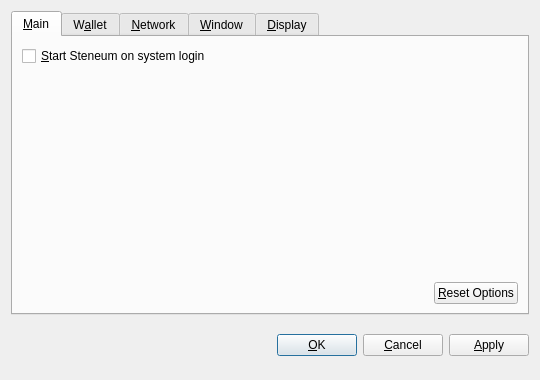
<?xml version="1.0" encoding="UTF-8"?>
<ui version="4.0">
 <class>OptionsDialog</class>
 <widget class="QDialog" name="OptionsDialog">
  <property name="geometry">
   <rect>
    <x>0</x>
    <y>0</y>
    <width>540</width>
    <height>380</height>
   </rect>
  </property>
  <property name="windowTitle">
   <string>Options</string>
  </property>
  <property name="modal">
   <bool>true</bool>
  </property>
  <layout class="QVBoxLayout" name="verticalLayout">
   <item>
    <widget class="QTabWidget" name="tabWidget">
     <property name="tabPosition">
      <enum>QTabWidget::North</enum>
     </property>
     <property name="currentIndex">
      <number>0</number>
     </property>
     <widget class="QWidget" name="tabMain">
      <attribute name="title">
       <string>&amp;Main</string>
      </attribute>
      <layout class="QVBoxLayout" name="verticalLayout_Main">
       <item>
        <widget class="QCheckBox" name="bitcoinAtStartup">
         <property name="toolTip">
          <string>Automatically start Steneum after logging in to the system.</string>
         </property>
         <property name="text">
          <string>&amp;Start Steneum on system login</string>
         </property>
        </widget>
       </item>
       <item>
        <spacer name="verticalSpacer_Main">
         <property name="orientation">
          <enum>Qt::Vertical</enum>
         </property>
         <property name="sizeHint" stdset="0">
          <size>
           <width>20</width>
           <height>40</height>
          </size>
         </property>
        </spacer>
       </item>
       <item>
        <layout class="QHBoxLayout" name="horizontalLayout_2_Main">
         <item>
          <spacer name="horizontalSpacer_2_Main">
           <property name="orientation">
            <enum>Qt::Horizontal</enum>
           </property>
           <property name="sizeHint" stdset="0">
            <size>
             <width>40</width>
             <height>20</height>
            </size>
           </property>
          </spacer>
         </item>
         <item>
          <widget class="QPushButton" name="resetButton">
           <property name="toolTip">
            <string>Reset all client options to default.</string>
           </property>
           <property name="text">
            <string>&amp;Reset Options</string>
           </property>
           <property name="autoDefault">
            <bool>false</bool>
           </property>
          </widget>
         </item>
        </layout>
       </item>
      </layout>
     </widget>
     <widget class="QWidget" name="tabWallet">
      <attribute name="title">
       <string>W&amp;allet</string>
      </attribute>
      <layout class="QVBoxLayout" name="verticalLayout_Network">
       <item>
        <widget class="QLabel" name="transactionFeeInfoLabel">
         <property name="text">
          <string>Optional transaction fee per kB that helps make sure your transactions are processed quickly. Most transactions are 1 kB.</string>
         </property>
         <property name="textFormat">
          <enum>Qt::PlainText</enum>
         </property>
         <property name="wordWrap">
          <bool>true</bool>
         </property>
        </widget>
       </item>
       <item>
        <layout class="QHBoxLayout" name="horizontalLayout_1_Main">
         <item>
          <widget class="QLabel" name="transactionFeeLabel">
           <property name="text">
            <string>Pay transaction &amp;fee</string>
           </property>
           <property name="textFormat">
            <enum>Qt::PlainText</enum>
           </property>
           <property name="buddy">
            <cstring>transactionFee</cstring>
           </property>
          </widget>
         </item>
         <item>
          <widget class="BitcoinAmountField" name="transactionFee"/>
         </item>
         <item>
          <spacer name="horizontalSpacer_1_Main">
           <property name="orientation">
            <enum>Qt::Horizontal</enum>
           </property>
           <property name="sizeHint" stdset="0">
            <size>
             <width>40</width>
             <height>20</height>
            </size>
           </property>
          </spacer>
         </item>
        </layout>
       </item>
       <item>
        <widget class="QLabel" name="label">
         <property name="text">
          <string>If you disable the spending of unconfirmed change, the change from a transaction cannot be used until that transaction has at least one confirmation. This also affects how your balance is computed.</string>
         </property>
         <property name="wordWrap">
          <bool>true</bool>
         </property>
        </widget>
       </item>
       <item>
        <widget class="QCheckBox" name="spendZeroConfChange">
         <property name="text">
          <string>Spend unconfirmed change  (experts only)</string>
         </property>
        </widget>
       </item>
       <item>
        <spacer name="verticalSpacer">
         <property name="orientation">
          <enum>Qt::Vertical</enum>
         </property>
         <property name="sizeHint" stdset="0">
          <size>
           <width>20</width>
           <height>40</height>
          </size>
         </property>
        </spacer>
       </item>
      </layout>
     </widget>
     <widget class="QWidget" name="tabNetwork">
      <attribute name="title">
       <string>&amp;Network</string>
      </attribute>
      <layout class="QVBoxLayout" name="verticalLayout_Network">
       <item>
        <widget class="QCheckBox" name="mapPortUpnp">
         <property name="toolTip">
          <string>Automatically open the Steneum client port on the router. This only works when your router supports UPnP and it is enabled.</string>
         </property>
         <property name="text">
          <string>Map port using &amp;UPnP</string>
         </property>
        </widget>
       </item>
       <item>
        <widget class="QCheckBox" name="connectSocks">
         <property name="toolTip">
          <string>Connect to the Steneum network through a SOCKS proxy (e.g. when connecting through Tor).</string>
         </property>
         <property name="text">
          <string>&amp;Connect through SOCKS proxy:</string>
         </property>
        </widget>
       </item>
       <item>
        <layout class="QHBoxLayout" name="horizontalLayout_Network">
         <item>
          <widget class="QLabel" name="proxyIpLabel">
           <property name="text">
            <string>Proxy &amp;IP:</string>
           </property>
           <property name="textFormat">
            <enum>Qt::PlainText</enum>
           </property>
           <property name="buddy">
            <cstring>proxyIp</cstring>
           </property>
          </widget>
         </item>
         <item>
          <widget class="QValidatedLineEdit" name="proxyIp">
           <property name="maximumSize">
            <size>
             <width>140</width>
             <height>16777215</height>
            </size>
           </property>
           <property name="toolTip">
            <string>IP address of the proxy (e.g. 127.0.0.1)</string>
           </property>
          </widget>
         </item>
         <item>
          <widget class="QLabel" name="proxyPortLabel">
           <property name="text">
            <string>&amp;Port:</string>
           </property>
           <property name="textFormat">
            <enum>Qt::PlainText</enum>
           </property>
           <property name="buddy">
            <cstring>proxyPort</cstring>
           </property>
          </widget>
         </item>
         <item>
          <widget class="QLineEdit" name="proxyPort">
           <property name="maximumSize">
            <size>
             <width>55</width>
             <height>16777215</height>
            </size>
           </property>
           <property name="toolTip">
            <string>Port of the proxy (e.g. 9050)</string>
           </property>
          </widget>
         </item>
         <item>
          <widget class="QLabel" name="socksVersionLabel">
           <property name="text">
            <string>SOCKS &amp;Version:</string>
           </property>
           <property name="textFormat">
            <enum>Qt::PlainText</enum>
           </property>
           <property name="buddy">
            <cstring>socksVersion</cstring>
           </property>
          </widget>
         </item>
         <item>
          <widget class="QValueComboBox" name="socksVersion">
           <property name="toolTip">
            <string>SOCKS version of the proxy (e.g. 5)</string>
           </property>
          </widget>
         </item>
         <item>
          <spacer name="horizontalSpacer_Network">
           <property name="orientation">
            <enum>Qt::Horizontal</enum>
           </property>
           <property name="sizeHint" stdset="0">
            <size>
             <width>40</width>
             <height>20</height>
            </size>
           </property>
          </spacer>
         </item>
        </layout>
       </item>
       <item>
        <spacer name="verticalSpacer_Network">
         <property name="orientation">
          <enum>Qt::Vertical</enum>
         </property>
         <property name="sizeHint" stdset="0">
          <size>
           <width>20</width>
           <height>40</height>
          </size>
         </property>
        </spacer>
       </item>
      </layout>
     </widget>
     <widget class="QWidget" name="tabWindow">
      <attribute name="title">
       <string>&amp;Window</string>
      </attribute>
      <layout class="QVBoxLayout" name="verticalLayout_Window">
       <item>
        <widget class="QCheckBox" name="minimizeToTray">
         <property name="toolTip">
          <string>Show only a tray icon after minimizing the window.</string>
         </property>
         <property name="text">
          <string>&amp;Minimize to the tray instead of the taskbar</string>
         </property>
        </widget>
       </item>
       <item>
        <widget class="QCheckBox" name="minimizeOnClose">
         <property name="toolTip">
          <string>Minimize instead of exit the application when the window is closed. When this option is enabled, the application will be closed only after selecting Quit in the menu.</string>
         </property>
         <property name="text">
          <string>M&amp;inimize on close</string>
         </property>
        </widget>
       </item>
       <item>
        <spacer name="verticalSpacer_Window">
         <property name="orientation">
          <enum>Qt::Vertical</enum>
         </property>
         <property name="sizeHint" stdset="0">
          <size>
           <width>20</width>
           <height>40</height>
          </size>
         </property>
        </spacer>
       </item>
      </layout>
     </widget>
     <widget class="QWidget" name="tabDisplay">
      <attribute name="title">
       <string>&amp;Display</string>
      </attribute>
      <layout class="QVBoxLayout" name="verticalLayout_Display">
       <item>
        <layout class="QHBoxLayout" name="horizontalLayout_1_Display">
         <item>
          <widget class="QLabel" name="langLabel">
           <property name="text">
            <string>User Interface &amp;language:</string>
           </property>
           <property name="textFormat">
            <enum>Qt::PlainText</enum>
           </property>
           <property name="buddy">
            <cstring>lang</cstring>
           </property>
          </widget>
         </item>
         <item>
          <widget class="QValueComboBox" name="lang">
           <property name="toolTip">
            <string>The user interface language can be set here. This setting will take effect after restarting Steneum.</string>
           </property>
          </widget>
         </item>
        </layout>
       </item>
       <item>
        <layout class="QHBoxLayout" name="horizontalLayout_2_Display">
         <item>
          <widget class="QLabel" name="unitLabel">
           <property name="text">
            <string>&amp;Unit to show amounts in:</string>
           </property>
           <property name="textFormat">
            <enum>Qt::PlainText</enum>
           </property>
           <property name="buddy">
            <cstring>unit</cstring>
           </property>
          </widget>
         </item>
         <item>
          <widget class="QValueComboBox" name="unit">
           <property name="toolTip">
            <string>Choose the default subdivision unit to show in the interface and when sending coins.</string>
           </property>
          </widget>
         </item>
        </layout>
       </item>
       <item>
        <widget class="QCheckBox" name="displayAddresses">
         <property name="toolTip">
          <string>Whether to show Steneum addresses in the transaction list or not.</string>
         </property>
         <property name="text">
          <string>&amp;Display addresses in transaction list</string>
         </property>
        </widget>
       </item>
       <item>
        <widget class="QCheckBox" name="coinControlFeatures">
         <property name="toolTip">
          <string>Whether to show coin control features or not.</string>
         </property>
         <property name="text">
          <string>Display coin &amp;control features (experts only!)</string>
         </property>
        </widget>
       </item>
       <item>
        <spacer name="verticalSpacer_Display">
         <property name="orientation">
          <enum>Qt::Vertical</enum>
         </property>
         <property name="sizeHint" stdset="0">
          <size>
           <width>20</width>
           <height>40</height>
          </size>
         </property>
        </spacer>
       </item>
      </layout>
     </widget>
    </widget>
   </item>
   <item>
    <layout class="QHBoxLayout" name="horizontalLayout_Buttons">
     <item>
      <spacer name="horizontalSpacer_1">
       <property name="orientation">
        <enum>Qt::Horizontal</enum>
       </property>
       <property name="sizeHint" stdset="0">
        <size>
         <width>40</width>
         <height>48</height>
        </size>
       </property>
      </spacer>
     </item>
     <item>
      <widget class="QLabel" name="statusLabel">
       <property name="font">
        <font>
         <weight>75</weight>
         <bold>true</bold>
        </font>
       </property>
       <property name="text">
        <string/>
       </property>
       <property name="textFormat">
        <enum>Qt::PlainText</enum>
       </property>
       <property name="wordWrap">
        <bool>true</bool>
       </property>
      </widget>
     </item>
     <item>
      <spacer name="horizontalSpacer_2">
       <property name="orientation">
        <enum>Qt::Horizontal</enum>
       </property>
       <property name="sizeHint" stdset="0">
        <size>
         <width>40</width>
         <height>48</height>
        </size>
       </property>
      </spacer>
     </item>
     <item>
      <widget class="QPushButton" name="okButton">
       <property name="text">
        <string>&amp;OK</string>
       </property>
      </widget>
     </item>
     <item>
      <widget class="QPushButton" name="cancelButton">
       <property name="text">
        <string>&amp;Cancel</string>
       </property>
       <property name="autoDefault">
        <bool>false</bool>
       </property>
      </widget>
     </item>
     <item>
      <widget class="QPushButton" name="applyButton">
       <property name="text">
        <string>&amp;Apply</string>
       </property>
       <property name="autoDefault">
        <bool>false</bool>
       </property>
      </widget>
     </item>
    </layout>
   </item>
  </layout>
 </widget>
 <customwidgets>
  <customwidget>
   <class>BitcoinAmountField</class>
   <extends>QSpinBox</extends>
   <header>bitcoinamountfield.h</header>
  </customwidget>
  <customwidget>
   <class>QValueComboBox</class>
   <extends>QComboBox</extends>
   <header>qvaluecombobox.h</header>
  </customwidget>
  <customwidget>
   <class>QValidatedLineEdit</class>
   <extends>QLineEdit</extends>
   <header>qvalidatedlineedit.h</header>
  </customwidget>
 </customwidgets>
 <resources/>
 <connections/>
</ui>
